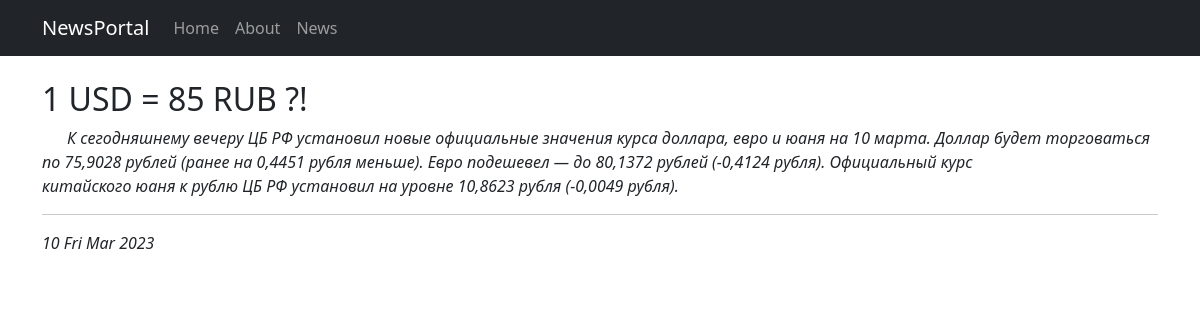
Before: /news/2 with the older database file.
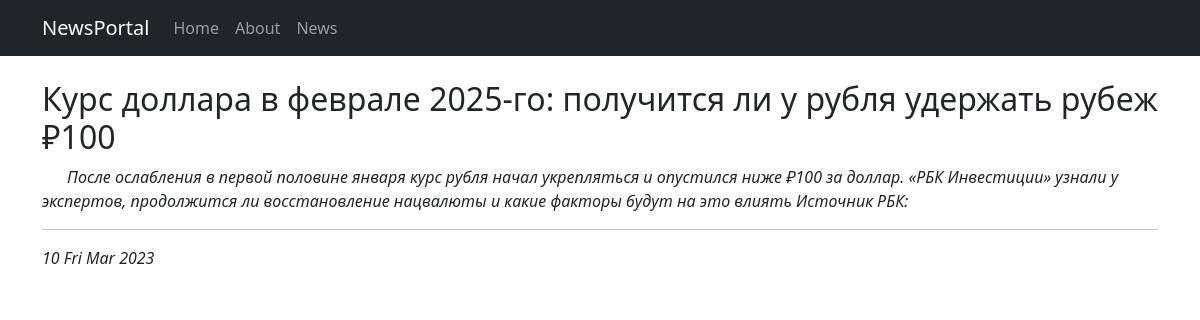
After: the same page with the newer database file.
### news/models.py (models this page shows, shortened)
class Post(models.Model):
    objects = None
    article = 'art'
    news = 'news'
    PUBLICATION = [
        (article, 'Статья'),
        (news, 'Новость'),
    ]
    postAuthor = models.ForeignKey(Author, on_delete=models.CASCADE)
    categoryType = models.CharField(max_length=4, choices=PUBLICATION, default=news)
    title = models.CharField(max_length=255)
    time_in_Post = models.DateTimeField(auto_now_add=True)
    time_out = models.DateTimeField(null=True)
    postCategory = models.ManyToManyField(Category, through='PostCategory')
    text = models.TextField()
    rating = models.IntegerField(default=0)

### news/views.py (the view)
# urls.py: path('<int:pk>', PostDetail.as_view(), name='post_detail'),
class PostDetail(DetailView):
    model = Post
    template_name = 'flatpages/post.html'
    context_object_name = 'post'

### news/templatetags/custom_filters.py (called while the page is built)
@register.filter()
def censor(text):
    bad_words = ('теннисист', 'ракетка', 'чемпионата', 'usd', 'российский')
    if type(text) == str:
        for word in text.split():
            if word.lower() in bad_words:
                text = text.replace(word, f"{word[0]}{'*' * (len(word) - 1)}")
    else:
        raise ValueError('Данные не являются строкой')
    return text

### templates/flatpages/post.html (shortened to what this page needs)
{% extends 'flatpages/default.html' %}
{% load custom_filters %}
{% block content %}
<br>
<h2 style="text-align: left;">{{post.title}}</h2>
<p style="text-align: left; text-indent: 25px;"><em>{{post.text| censor}}<br/></em></p><hr>
<p style="text-align: left;"><em>{{post.time_out|date:'d D M Y'}}</em></p>
{% endblock content %}

Changed rows visible on the page:
changed Post: title "1 USD = 85 RUB ?!" → "Курс доллара в феврале 2025-го: получится ли у рубля удержать рубеж ₽100"; text|censor "К сегодняшнему вечеру ЦБ РФ установил новые официальные значения курса доллара, евро и юаня на 10 марта. Доллар будет торговаться по 75,9028 рублей (ранее на 0,4451 рубля меньше). Евро подешевел — до 80,1372 рублей (-0,4124 рубля). Официальный курс китайского юаня к рублю ЦБ РФ установил на уровне 10,8623 рубля (-0,0049 рубля)." → "После ослабления в первой половине января курс рубля начал укрепляться и опустился ниже ₽100 за доллар. «РБК Инвестиции» узнали у экспертов, продолжится ли восстановление нацвалюты и какие факторы будут на это влиять Источник РБК:"
